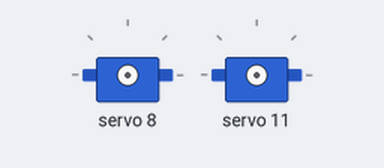
The sketch below on a simulated Arduino Uno, built with avr-gcc and run on an emulated ATmega328P. On the bench: 2 × servo.

Above: at 0.05 s.
At 3.45 s:
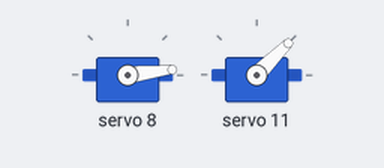
At 6.85 s:
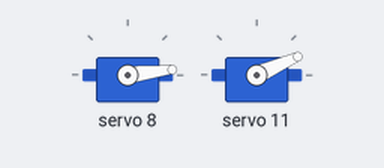
At 13.7 s:
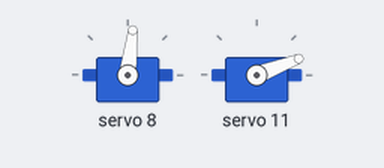
Timing chart, 0 to 17.8 s (numbered marks = the images above):
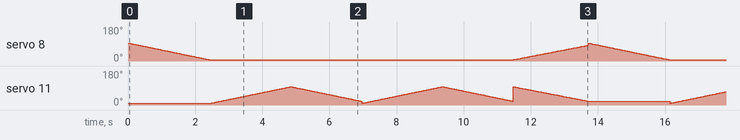

The sketch:

punch.ino
```cpp
#include <Wire.h>
#include <Adafruit_PWMServoDriver.h>

Adafruit_PWMServoDriver myServo = Adafruit_PWMServoDriver();

#define SERVOMIN 150
#define SERVOMAX 600

uint8_t head = 3;
uint8_t base_link = 8;
uint8_t shoulder = 9;
uint8_t gripper = 10;
uint8_t elbow = 11;

void setup() {

  Serial.begin(115200);
  myServo.begin();
  myServo.setPWMFreq(60);
  delay(10);

}

void loop() {

  punch();

}

void punch(){

  int angle_90 = map(90, 0, 180, SERVOMIN, SERVOMAX);
  for (uint16_t pulselen=angle_90; pulselen > SERVOMIN; pulselen--) {
    myServo.setPWM(base_link,  0, pulselen);
    delay(10);
  }

  for (uint16_t pulselen=angle_90; pulselen > SERVOMIN; pulselen--){
    myServo.setPWM(elbow,  0, SERVOMAX - 70 - pulselen);
    delay(10);
  }

  for (uint16_t pulselen=SERVOMIN; pulselen < angle_90-30; pulselen++){
    myServo.setPWM(elbow,  0, SERVOMAX - 70 - pulselen);
    delay(10);
  }

  for (uint16_t pulselen=angle_90; pulselen > SERVOMIN; pulselen--){
    myServo.setPWM(elbow,  0, SERVOMAX - 70 - pulselen);
    delay(10);
  }

  for (uint16_t pulselen=SERVOMIN; pulselen < angle_90-30; pulselen++){
    myServo.setPWM(elbow,  0, SERVOMAX - 70 - pulselen);
    delay(10);
  }

  for (uint16_t pulselen=SERVOMIN; pulselen < angle_90-30; pulselen++){
    myServo.setPWM(base_link,  0, pulselen);
    myServo.setPWM(elbow,  0, SERVOMAX - 70 - pulselen);
    delay(10);
  }

  // Detach the base_link servo
  myServo.setPWM(base_link, 0, 0);
  myServo.setPWM(elbow, 0, 0);

}
```

Measured:
- by itself, servo 11: moves between 9° and 97°, repeating every 13.7 s
